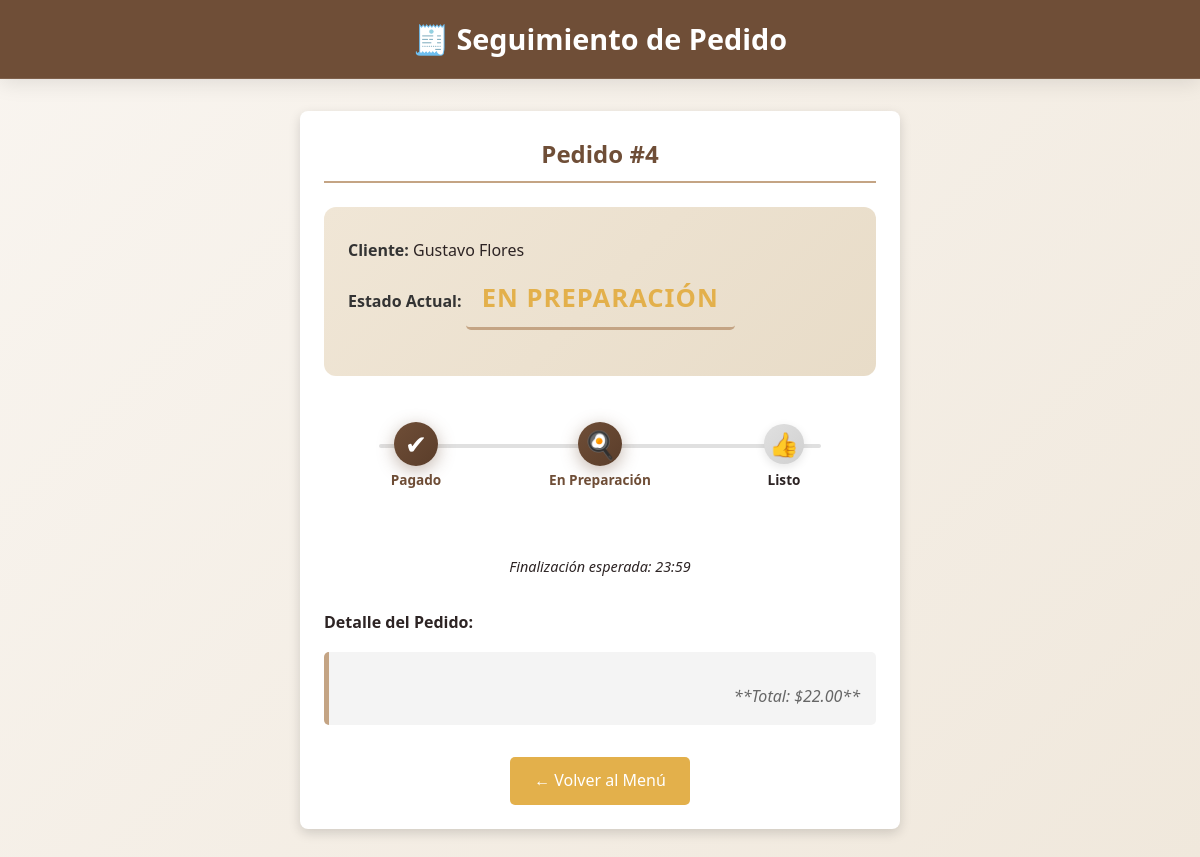
Screenshot of /seguimiento/4 with the database file from the repository.
### app.py (models this page shows)
class Pedido(db.Model):
    id = db.Column(db.Integer, primary_key=True)
    cliente = db.Column(db.String(50), nullable=False)
    productos = db.Column(db.String(500))
    estado = db.Column(db.String(20), default="pendiente")
    pago = db.Column(db.String(20), default="pendiente")
    total = db.Column(db.Float)
    fecha = db.Column(db.DateTime, default=datetime.now)
    hora_pago = db.Column(db.DateTime)
    hora_preparacion = db.Column(db.DateTime)

### app.py (the view)
@app.route('/seguimiento/<int:id_pedido>')
def seguimiento(id_pedido):
    pedido = Pedido.query.get_or_404(id_pedido)
    ahora = datetime.now()
    return render_template('seguimiento.html', pedido=pedido, datetime=datetime, ahora=ahora)

### templates/seguimiento.html (shortened to what this page needs)
<!DOCTYPE html>
<html lang="es">
<head>
    <link rel="stylesheet" href="{{ url_for('static', filename='styles.css') }}">
</head>
<body>
    <header>
        <h1>🧾 Seguimiento de Pedido</h1>
    </header>
    <main class="container">
        <div class="seguimiento-card">
            <h2>Pedido #{{ pedido.id }}</h2>
            <div class="info-pedido">
                <p><strong>Cliente:</strong> {{ pedido.cliente }}</p>
                <p><strong>Estado Actual:</strong>
                    <span class="estado-actual">
                        {% if pedido.estado == 'pendiente' and pedido.pago == 'pendiente' %}
                            PENDIENTE DE PAGO
                        {% else %}
                            {{ pedido.estado.upper() }}
                        {% endif %}
                    </span>
                </p>
            </div>
            <div class="estado-linea">
                <div class="paso {% if pedido.pago == 'pagado' %}activo{% endif %}">
                    {% if pedido.pago == 'pagado' %}
                        <span class="icono">✔</span>
                        <p>Pagado</p>
                    {% else %}
                        <span class="icono-pendiente-pago">...</span>
                        <p>Pendiente de Pago</p>
                    {% endif %}
                </div>
                <div class="paso {% if pedido.pago == 'pagado' and pedido.estado in ['en preparación', 'listo', 'terminado'] %}activo{% endif %}">
                    <span class="icono">🍳</span>
                    <p>En Preparación</p>
                </div>
                <div class="paso {% if pedido.estado in ['listo', 'terminado'] %}activo{% endif %}">
                    <span class="icono">👍</span>
                    <p>Listo</p>
                </div>
            </div>
            {% if pedido.hora_preparacion and pedido.estado != 'terminado' %}
                <p style="font-style: italic; font-size: 0.9rem;">Finalización esperada: {{ pedido.hora_preparacion.strftime('%H:%M') }}</p>
            {% endif %}
            <p style="text-align: left; margin-top: 2rem;"><strong>Detalle del Pedido:</strong></p>
            <div class="productos-lista">
                <p style="text-align: right; margin-top: 1rem;">**Total: ${{ "%.2f"|format(pedido.total) }}**</p>
            </div>
            <a href="{{ url_for('index') }}" class="btn-regresar">← Volver al Menú</a>
        </div>
    </main>
</body>
</html>

### static/styles.css (style rules this page uses)
:root { --primary: #6F4E37; --primary-dark: #5a3d2a; --secondary: #C4A484; --accent: #E3B04B; --accent-hover: #d4a017; --text: #2D2424; --light-bg: #F9F5F0; --shadow-sm: 0 2px 8px rgba(0,0,0,0.08); --shadow-md: 0 4px 16px rgba(0,0,0,0.12); --shadow-lg: 0 8px 24px rgba(0,0,0,0.15); --transition: all 0.3s cubic-bezier(0.4, 0, 0.2, 1); }
* { box-sizing: border-box; margin: 0; padding: 0; }
body { font-family: 'Segoe UI', Tahoma, Geneva, Verdana, sans-serif; background: linear-gradient(135deg, #F9F5F0 0%, #f0e8dc 100%); color: var(--text); line-height: 1.6; overflow-x: hidden; }
.container { width: 90%; max-width: 1200px; margin: 0 auto; }
header { background: rgba(111, 78, 55, 0.95); backdrop-filter: blur(10px); color: white; position: sticky; top: 0; z-index: 100; box-shadow: 0 4px 20px rgba(0,0,0,0.1); border-bottom: 1px solid rgba(255,255,255,0.1); }
.estado-actual { font-size: 1.6rem; font-weight: 700; color: var(--accent); margin-bottom: 2.5rem; padding: 1rem; border-bottom: 3px solid var(--secondary); text-transform: uppercase; letter-spacing: 1px; }
.info-pedido { text-align: left; margin-bottom: 2.5rem; padding: 1.5rem; background: linear-gradient(135deg, #F0E6D6 0%, #e8dcc8 100%); border-radius: 12px; }
.info-pedido p { margin: 0.7rem 0; font-size: 1rem; }
.estado-linea { display: flex; justify-content: space-between; align-items: flex-start; position: relative; margin: 3rem 0; }
.estado-linea::before { content: ''; position: absolute; top: 20px; left: 10%; right: 10%; height: 4px; background: linear-gradient(90deg, #e0e0e0 0%, #d0d0d0 100%); z-index: 0; border-radius: 2px; }
.paso { flex: 1; text-align: center; position: relative; z-index: 1; }
.paso .icono { font-size: 1.5rem; background: linear-gradient(135deg, #e0e0e0 0%, #d0d0d0 100%); color: white; width: 50px; height: 50px; border-radius: 50%; display: flex; align-items: center; justify-content: center; margin: 0 auto 0.8rem; transition: var(--transition); box-shadow: 0 3px 10px rgba(0,0,0,0.1); }
.paso.activo .icono { background: linear-gradient(135deg, var(--primary) 0%, var(--primary-dark) 100%) !important; box-shadow: 0 4px 15px rgba(111, 78, 55, 0.4) !important; transform: scale(1.1); }
.paso p { font-size: 0.9rem; font-weight: 600; color: var(--text); }
.paso.activo p { color: var(--primary); font-weight: 700; }
.productos-lista { text-align: left; padding: 1.5rem; background: linear-gradient(135deg, #f8f8f8 0%, #f0f0f0 100%); border-radius: 12px; margin-top: 1.5rem; }

### templates/seguimiento.html (style rules this page uses)
header { background-color: var(--primary); color: white; padding: 1rem 0; text-align: center; }
header h1 { margin: 0; font-size: 1.8rem; }
.seguimiento-card { max-width: 600px; margin: 2rem auto; background: white; border-radius: 8px; padding: 1.5rem; box-shadow: 0 4px 12px rgba(0, 0, 0, 0.15); text-align: center; }
.seguimiento-card h2 { color: var(--primary); margin-bottom: 1.5rem; border-bottom: 2px solid var(--secondary); padding-bottom: 0.5rem; }
.estado-actual { font-size: 1.6rem; font-weight: bold; color: var(--accent); padding: 0.5rem 1rem; display: inline-block; border-radius: 5px; margin-bottom: 1rem; text-transform: uppercase; }
.info-pedido { text-align: left; margin-bottom: 1.5rem; font-size: 0.95rem; }
.info-pedido p { margin: 0.4rem 0; }
.info-pedido strong { color: #333; }
.estado-linea { display: flex; justify-content: space-between; align-items: flex-start; position: relative; margin: 3rem 0 4rem; }
.estado-linea::before { content: ''; position: absolute; top: 20px; left: 10%; right: 10%; height: 4px; background: #e0e0e0; z-index: 0; }
.paso { flex: 1; text-align: center; position: relative; z-index: 1; }
.paso .icono { font-size: 1.5rem; background-color: #e0e0e0; color: white; width: 40px; height: 40px; border-radius: 50%; display: flex; align-items: center; justify-content: center; margin: 0 auto 5px; transition: background-color 0.3s; }
.paso.activo .icono { background-color: var(--primary); }
.paso p { font-size: 0.85rem; font-weight: bold; margin-top: 5px; }
.paso.activo + .paso::before { background-color: var(--primary); }
.productos-lista { text-align: left; padding: 1rem; background: #f4f4f4; border-radius: 5px; margin-top: 1rem; border-left: 5px solid var(--secondary); }
.productos-lista p { font-style: italic; color: #666; margin-top: 10px; }
.btn-regresar { display: inline-block; margin-top: 2rem; padding: 0.7rem 1.5rem; background: var(--accent); color: white; text-decoration: none; border-radius: 5px; transition: background 0.3s; }

### rows the page displays
Pedido: id "4", cliente "Gustavo Flores", estado "EN PREPARACIÓN", hora_preparacion "23:59", total "22.00"
